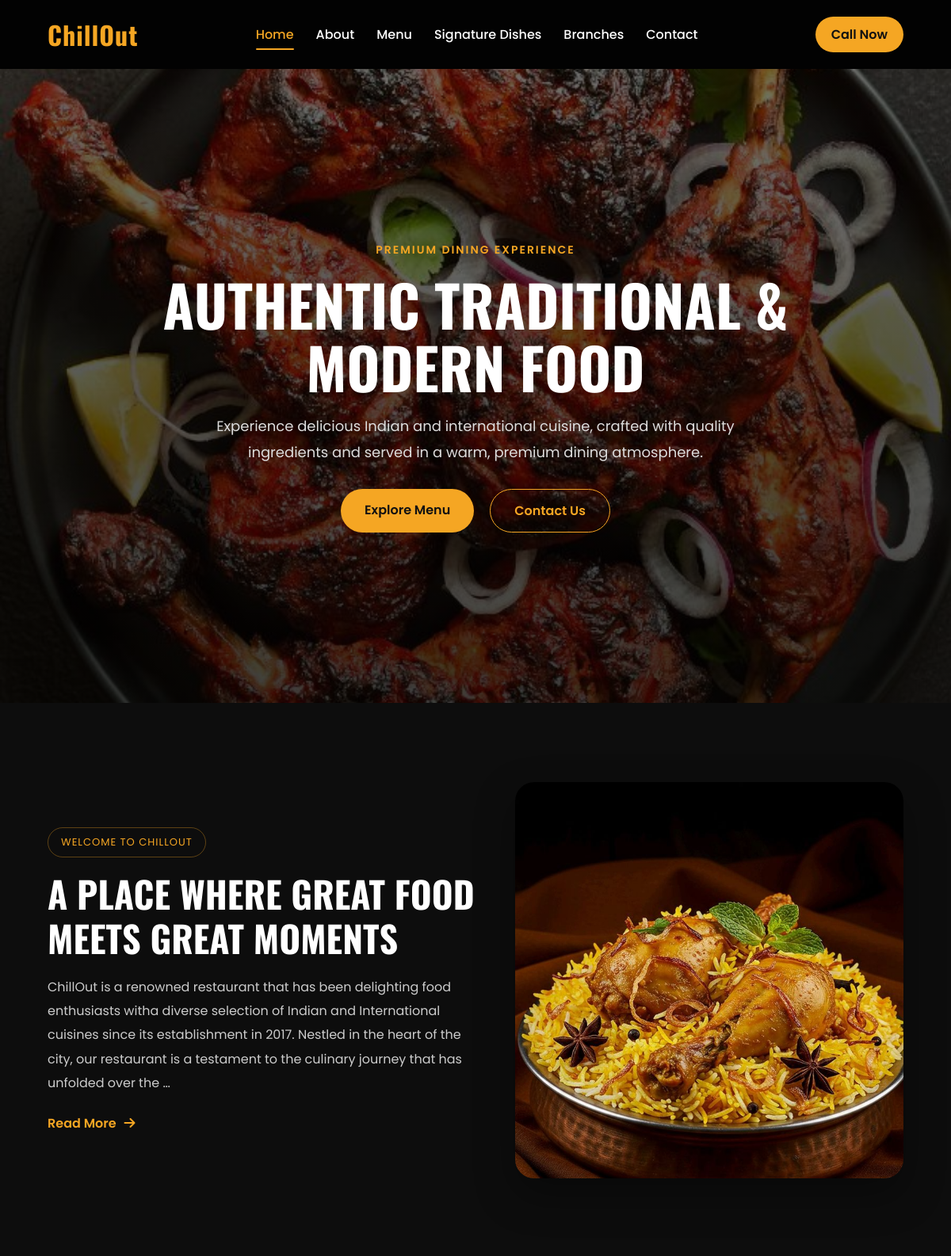
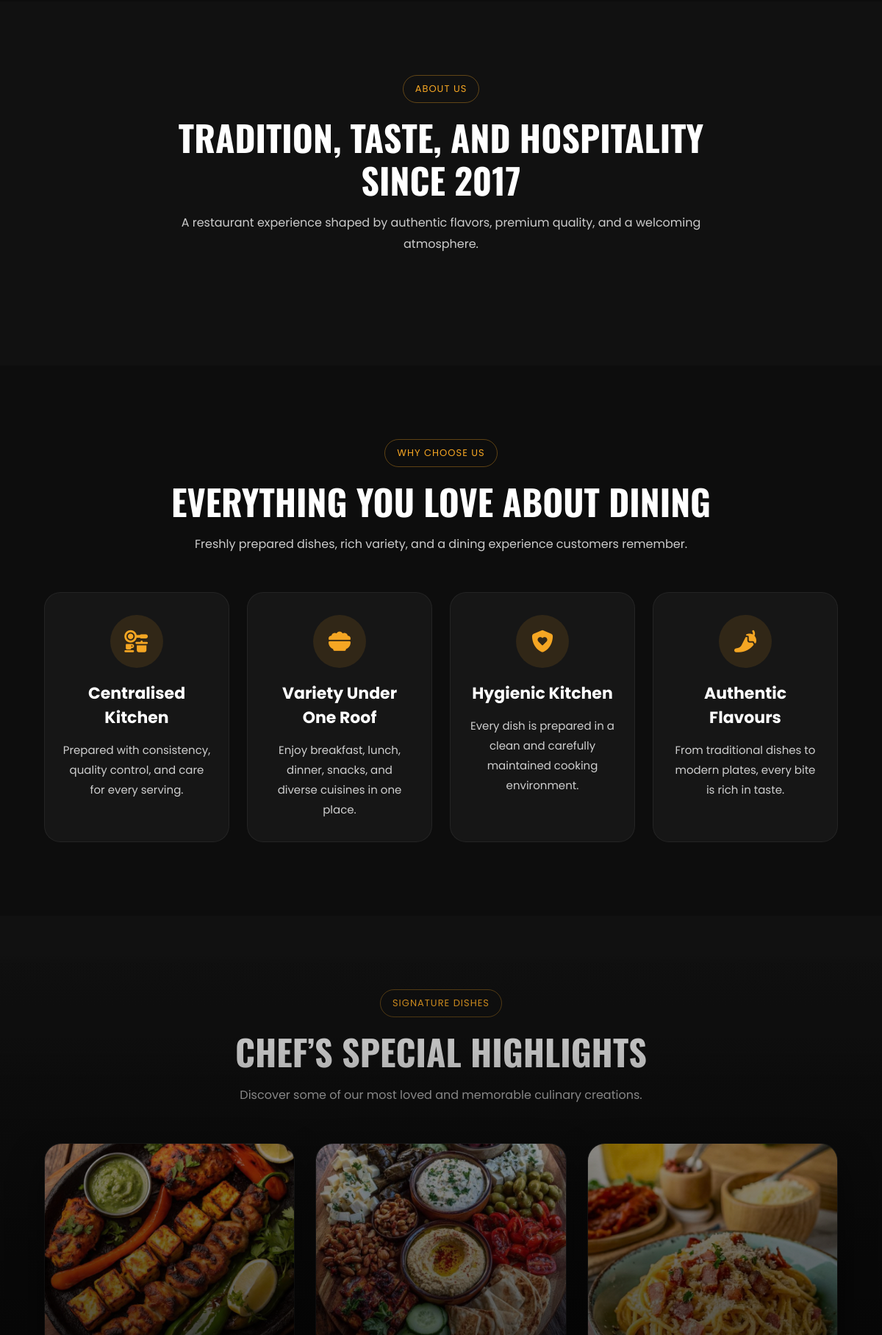
The page / (upper part) on the database its author committed (2 pictures, top to bottom).
### restaurant/models.py (models this page shows, shortened)
class SiteSettings(models.Model):
    restaurant_name = models.CharField(max_length=200, default="Chillout")
    tagline = models.CharField(max_length=300, blank=True, null=True)
    phone = models.CharField(max_length=20, blank=True, null=True)
    email = models.EmailField(blank=True, null=True)
    address = models.TextField(blank=True, null=True)
    opening_hours = models.CharField(max_length=100, blank=True, null=True)
    hero_title = models.CharField(max_length=300, blank=True, null=True)
    hero_subtitle = models.TextField(blank=True, null=True)
    hero_image = models.ImageField(upload_to='site/', blank=True, null=True)
    about_short = models.TextField(blank=True, null=True)
    class Meta:
        verbose_name = "Site Settings"
        verbose_name_plural = "Site Settings"

class About(models.Model):
    title = models.CharField(max_length=200)
    subtitle = models.CharField(max_length=300, blank=True, null=True)
    description = models.TextField()
    image = models.ImageField(upload_to='about/', blank=True, null=True)
    established_year = models.PositiveIntegerField(blank=True, null=True)

class SignatureDish(models.Model):
    name = models.CharField(max_length=200)
    description = models.TextField()
    image = models.ImageField(upload_to='signature_dishes/')
    price = models.DecimalField(max_digits=10, decimal_places=2, blank=True, null=True)
    is_active = models.BooleanField(default=True)

### restaurant/views.py (the view)
# urls.py: 2. Add a URL to urlpatterns:  path('', views.home, name='home')
def home(request):
    site_settings = SiteSettings.objects.first()
    about = About.objects.first()
    features = Feature.objects.filter(is_active=True)
    menu_categories = MenuCategory.objects.filter(is_active=True)[:5]
    signature_dishes = SignatureDish.objects.filter(is_active=True)[:3]
    branches = Branch.objects.filter(is_active=True)[:6]
    clients = Client.objects.filter(is_active=True)
    context = {
        'site_settings': site_settings,
        'about': about,
        'features': features,
        'menu_categories': menu_categories,
        'signature_dishes': signature_dishes,
        'branches': branches,
        'clients': clients,
    }
    return render(request, 'restaurant/home.html', context)

### restaurant/templates/restaurant/home.html (shortened to what this page needs)
{% extends 'restaurant/base.html' %}
{% load static %}
{% block content %}
<section class="hero">
    <div class="hero-overlay">
        <div class="hero-content" data-aos="fade-up">
            <span class="hero-tag">Premium Dining Experience</span>
            <h1>
                {% if site_settings and site_settings.hero_title %}
                    {{ site_settings.hero_title }}
                {% else %}
                    Authentic Traditional & Modern Food
                {% endif %}
            </h1>
            <p>
                {% if site_settings and site_settings.hero_subtitle %}
                    {{ site_settings.hero_subtitle }}
                {% else %}
                    Experience delicious Indian and international cuisine, crafted with quality ingredients and served in a warm, premium dining atmosphere.
                {% endif %}
            </p>
            <div class="hero-buttons">
                <a href="{% url 'menu' %}" class="btn-primary">Explore Menu</a>
                <a href="{% url 'contact' %}" class="btn-secondary">Contact Us</a>
            </div>
        </div>
    </div>
</section>
<section class="welcome-section section-space">
    <div class="container">
        <div class="welcome-grid">
            <div class="welcome-text" data-aos="fade-right">
                <span class="section-badge">Welcome to Chillout</span>
                <h2>A Place Where Great Food Meets Great Moments</h2>
                <p>
                    {% if about and about.description %}
                        {{ about.description|truncatewords:45 }}
                    {% else %}
                        Welcome to Chillout, where traditional taste and modern dining come together. Enjoy a memorable food journey with Indian and international cuisines prepared with passion, quality, and care.
                    {% endif %}
                </p>
                <a href="{% url 'about' %}" class="section-link">Read More <i class="fa-solid fa-arrow-right"></i></a>
            </div>
            <div class="welcome-image-card" data-aos="fade-left">
                {% if about and about.image %}
                    <img src="{{ about.image.url }}" alt="About Chillout">
                {% else %}
                    <img src="{% static 'restaurant/images/about-placeholder.jpg' %}" alt="About Chillout">
                {% endif %}
            </div>
        </div>
    </div>
</section>
<section class="about-preview section-space dark-section">
    <div class="container">
        <div class="section-header center" data-aos="fade-up">
            <span class="section-badge">About Us</span>
            <h2>Tradition, Taste, and Hospitality Since
                {% if about and about.established_year %}
                    {{ about.established_year }}
                {% else %}
                    2017
                {% endif %}
            </h2>
            <p>
                {% if about and about.subtitle %}
                    {{ about.subtitle }}
                {% else %}
                    A restaurant experience shaped by authentic flavors, premium quality, and a welcoming atmosphere.
                {% endif %}
            </p>
        </div>
    </div>
</section>
<section class="features-section section-space">
    <div class="container">
        <div class="section-header center" data-aos="fade-up">
            <span class="section-badge">Why Choose Us</span>
            <h2>Everything You Love About Dining</h2>
            <p>Freshly prepared dishes, rich variety, and a dining experience customers remember.</p>
        </div>
        <div class="features-grid">
            {% for feature in features %}
                <div class="feature-card" data-aos="zoom-in" data-aos-delay="{{ forloop.counter0 }}0">
                    <div class="feature-icon">
                        {% if feature.icon %}
                            <i class="{{ feature.icon }}"></i>
                        {% else %}
                            <i class="fa-solid fa-utensils"></i>
                        {% endif %}
                    </div>
                    <h3>{{ feature.title }}</h3>
                    <p>{{ feature.description }}</p>
                </div>
            {% empty %}
                <div class="feature-card" data-aos="zoom-in">
                    <div class="feature-icon"><i class="fa-solid fa-kitchen-set"></i></div>
                    <h3>Centralised Kitchen</h3>
                    <p>Prepared with consistency, quality control, and care for every serving.</p>
                </div>
                <div class="feature-card" data-aos="zoom-in" data-aos-delay="100">
                    <div class="feature-icon"><i class="fa-solid fa-bowl-food"></i></div>
                    <h3>Variety Under One Roof</h3>
                    <p>Enjoy breakfast, lunch, dinner, snacks, and diverse cuisines in one place.</p>
                </div>
                <div class="feature-card" data-aos="zoom-in" data-aos-delay="200">
                    <div class="feature-icon"><i class="fa-solid fa-shield-heart"></i></div>
                    <h3>Hygienic Kitchen</h3>
                    <p>Every dish is prepared in a clean and carefully maintained cooking environment.</p>
                </div>
                <div class="feature-card" data-aos="zoom-in" data-aos-delay="300">
                    <div class="feature-icon"><i class="fa-solid fa-pepper-hot"></i></div>
                    <h3>Authentic Flavours</h3>
                    <p>From traditional dishes to modern plates, every bite is rich in taste.</p>
                </div>
            {% endfor %}
        </div>
    </div>
</section>
<section class="signature-section section-space dark-section">
    <div class="container">
        <div class="section-header center" data-aos="fade-up">
            <span class="section-badge">Signature Dishes</span>
            <h2>Chef’s Special Highlights</h2>
            <p>Discover some of our most loved and memorable culinary creations.</p>
        </div>
        <div class="signature-grid">
            {% for dish in signature_dishes %}
                <div class="signature-card" data-aos="fade-up" data-aos-delay="{{ forloop.counter0 }}0">
                    <div class="signature-image">
                        {% if dish.image %}
                            <img src="{{ dish.image.url }}" alt="{{ dish.name }}">
                        {% else %}
                            <img src="{% static 'restaurant/images/dish-placeholder.jpg' %}" alt="{{ dish.name }}">
                        {% endif %}
                    </div>
                </div>
            {% endfor %}
        </div>
    </div>
</section>
{% endblock %}

### restaurant/templates/restaurant/base.html (shortened to what this page needs)
{% load static %}
<!DOCTYPE html>
<html lang="en">
<head>
    <link rel="stylesheet" href="{% static 'restaurant/css/style.css' %}">
    <link rel="stylesheet" href="{% static 'restaurant/css/responsive.css' %}">
    <link rel="stylesheet" href="https://cdnjs.cloudflare.com/ajax/libs/font-awesome/6.5.0/css/all.min.css">
    <link rel="stylesheet" href="https://unpkg.com/aos@2.3.1/dist/aos.css">
</head>
<body>
    <header>
    <nav class="navbar">
        <div class="logo">
            <a href="{% url 'home' %}">
                {% if site_settings and site_settings.restaurant_name %}
                    {{ site_settings.restaurant_name }}
                {% else %}
                    Chillout
                {% endif %}
            </a>
        </div>
        <ul class="nav-links" id="navLinks">
            <li><a href="{% url 'home' %}" class="{% if request.resolver_match.url_name == 'home' %}active{% endif %}">Home</a></li>
            <li><a href="{% url 'about' %}" class="{% if request.resolver_match.url_name == 'about' %}active{% endif %}">About</a></li>
            <li><a href="{% url 'menu' %}" class="{% if request.resolver_match.url_name == 'menu' %}active{% endif %}">Menu</a></li>
            <li><a href="{% url 'signature_dishes' %}" class="{% if request.resolver_match.url_name == 'signature_dishes' %}active{% endif %}">Signature Dishes</a></li>
            <li><a href="{% url 'branches' %}" class="{% if request.resolver_match.url_name == 'branches' %}active{% endif %}">Branches</a></li>
            <li><a href="{% url 'contact' %}" class="{% if request.resolver_match.url_name == 'contact' %}active{% endif %}">Contact</a></li>
        </ul>
        <div class="nav-actions">
            <a href="tel:{% if site_settings and site_settings.phone %}{{ site_settings.phone }}{% else %}+916238296908{% endif %}" class="call-btn">
                Call Now
            </a>
        </div>
    </nav>
</header>
    {% block content %}{% endblock %}
</body>
</html>

### rows shown on the page
SiteSettings: restaurant_name "ChillOut", hero_title "AUTHENTIC TRADITIONAL & MODERN FOOD"
About: description "ChillOut is a renowned restaurant that has been delighting food enthusiasts witha diverse selection of Indian and International cuisines since its establishment in 2017. Nestled in the heart of the city, our restaurant is a testament to the culinary journey that has unfolded over the …", established_year "2017"
SignatureDish: image (picture)
SignatureDish: image (picture)
SignatureDish: image (picture)
